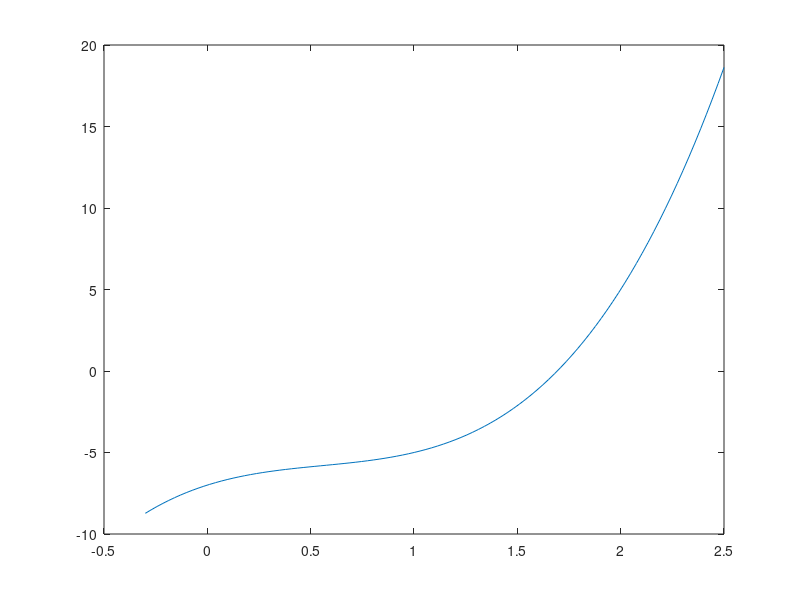

Write MATLAB code to recreate this figure. (Note: this script raises an error after producing the figure.)
## L0325003_Inka Putri

## Grafik Tunggal

%Plot kurva persamaan pertama
x = linspace (-0.3, 2.5);
f1 = @(x) 3*x.^3 - 5*x.^2 + 4*x - 7;
y1 = f1(x);

%Plot grafik
figure;
plot(x, y1, 'DisplayName', 'y = 3x^3 - 5x^2 + 4x - 7');
hold on;

%Garis horizontal untuk y = 1
yline(1, '--', 'DisplayName', 'y = 1');

%Menggambar sumbu x dan y
line ([-2,3], [0,0]); %Sumbu X
line ([0,0], [-10,10]); %Sumbu Y

%Anotasi dan pengaturan grafik
xlabel('x');
ylabel('y');
legend;
title('Plot Persamaan y = 3x^3 - 5x^2 + 4x - 7');
grid on;
hold off;
